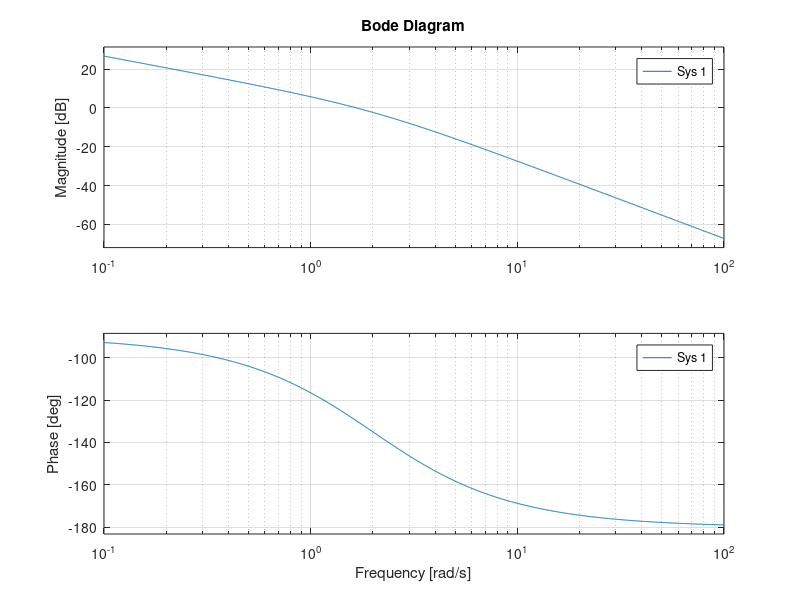
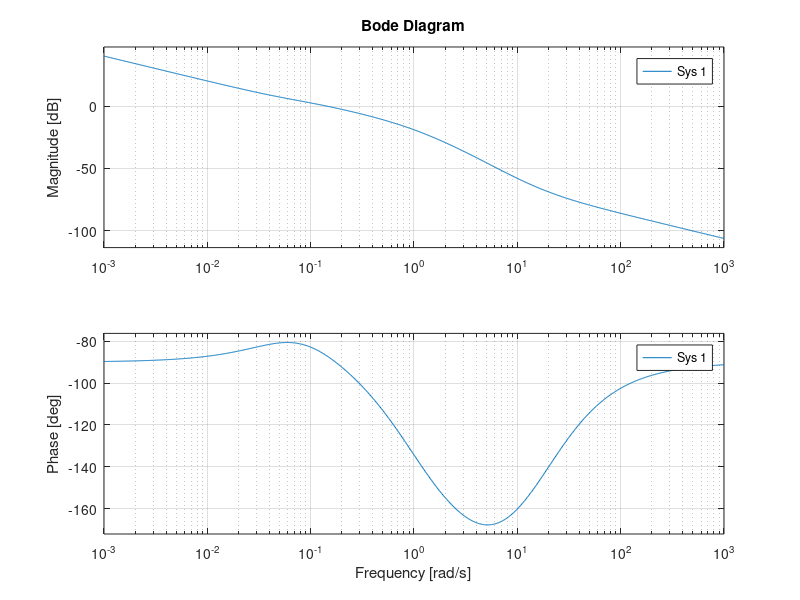

Reproduce these figures in MATLAB, in order.
%tp5, compensación
%% Ejercicio 1
clc
clear
s = tf('s');

GH = 8/(s*(1+0.5*s));
C = (s+2)/(s+4);

rlocus(GH*C);

%% Ejercicio 2
clc
clear
s = tf('s');

GH = 2/((1+0.1*s)*(6+2*s));
C = ((s+5.5))/(s);

rlocus(GH*C);

%% Ejercicio 5
clc
clear
s = tf('s');

GH = 4/((s)*(s+0.5));
C = ((s+0.5)*(s+0.016))/((s+5)*(s+0.001));

rlocus(GH*C);

%% Ejercicio 6
clc
clear
s = tf('s');

GH = 16/(s*(s+2));
C1a = (s+3.75)/(s+14);
C1b = (s+2.16)/(s+6.4951);
C1c = (0.2719)/(1);
bode(GH*C1c)

%% Ejercicio 7
clc;
clear;

s = tf('s');

% Definición de GH y C
GH = (8)/(s*(s+4)*(0.0625*s+1));
C = (s+0.01)/(s+0.001);

% Crear una ventana gráfica
figure;

% Primer subplot para el lugar de raíces de GH
subplot(2,1,1);  % Dividimos la ventana en 2 filas y 1 columna, seleccionamos la primera parte
rlocus(GH);
title('Lugar de Raíces de GH');


% Segundo subplot para el lugar de raíces de GH*C
subplot(2,1,2);  % Seleccionamos la segunda parte de la ventana
rlocus(GH*C);
title('Lugar de Raíces de GH*C');



%% Ejercicio 8
clc
clear
s = tf('s');

GH = (8000*(s+1))/((s+10)*(s+200));

%opcion 1
C1 = 1/s;
C2 = 31.622;
C3 = (1866/500)*(s+500)/(s+1866);
CA = C1*C2*C3

%opcion 2
C1 = 1/s;
C2 = (s/0.022+1);
C3 = (s/0.0201+1);
CB = C1*C2

rlocus(GH*C1*C3);
% bode(GH*C3*C1);v

%% Ejercicio 9
clc
clear
s = tf('s');

GH = (-100)/((s+10)*(s+50));

%opcion 1
C1 = -1/s; %souciono Eee escalon = 0
C2 = 250; %soluciono Eee rampa = 0.02
C3 = (1+s/0.04); %plancho la ganancia a 60db entre 0 y 1 rad/s
C4 = (1+s/787)/(1+s/8995.45);% agrego 50 de fase a 724rad/s
CA = C1*C2*C3*C4;

rlocus(GH*CA);
bode(GH*CA);

%% Ejercicio 11

clc
clear
s = tf('s');

GH = (s+20)*0.4/((s+1)*(s+5));
C1 = (s+0.0625)/(s*(1+s/0.1));
C2 = (1+s/8.144);
C = C1*C2;

bode(GH*C)
